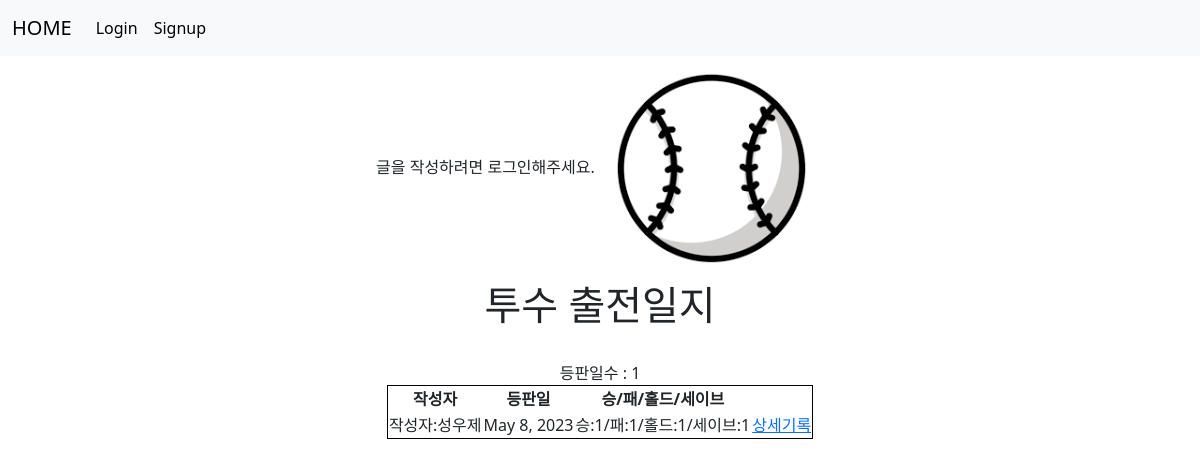
Before: / with the older database file.
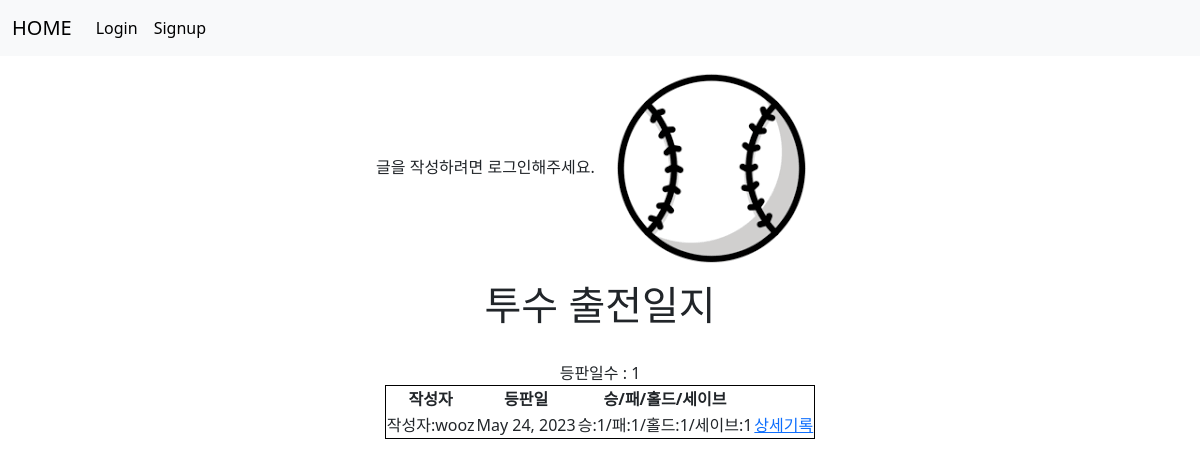
After: the same page with the newer database file.
### blog/models.py (models this page shows, shortened)
class Blog(models.Model):
    date=models.DateField()
    writer=models.CharField(max_length=100)
    IP=models.DecimalField(max_digits=2,decimal_places=1)
    R=models.IntegerField()
    H=models.IntegerField()
    K=models.IntegerField()
    BB=models.IntegerField()
    W=models.IntegerField()
    L=models.IntegerField()
    HLD=models.IntegerField()
    SV=models.IntegerField()

### blog/views.py (the view)
# urls.py: 2. Add a URL to urlpatterns:  path('', views.home, name='home')
def home(request):
    blogs=Blog.objects.all()
    return render(request,"home.html",{"blogs":blogs})

### blog/templates/home.html (shortened to what this page needs)
{% extends 'base.html' %}
{% block content %}
    {% load static %}
    {% if not user.is_authenticated %}
    글을 작성하려면 로그인해주세요.
    {% endif %}
    <img src="{% static '야구공.png' alt='' width='50' height='30' %}"><h1>투수 출전일지</h1><br>
    등판일수 : {{blogs.count}}
    <table style="border:1px solid black; margin-left:auto; margin-right:auto;">
        <th>작성자</th>
        <th>등판일</th>
        <th>승/패/홀드/세이브</th>
        {% for blog in blogs %}
        <tr>
            <td>
                작성자:{{blog.writer}}
            </td>
            <td>
            {{blog.date}}
            </td>
            <td>
            승:{{blog.W}}/패:{{blog.L}}/홀드:{{blog.HLD}}/세이브:{{blog.SV}}
            </td>
            <td>
                <a href="{%url 'detail' blog.id%}">상세기록</a>
            </td>
        </tr>
        {% endfor %}
    </table>
    <br>
{% endblock %}

### myblog/templates/base.html (shortened to what this page needs)
<!DOCTYPE html>
<html lang="en">
<head>
    <link href="https://cdn.jsdelivr.net/npm/bootstrap@5.3.0-alpha3/dist/css/bootstrap.min.css" rel="stylesheet">
</head>
<body>
    <nav class="navbar navbar-expand-lg bg-body-tertiary">
        <div class="container-fluid">
          <a class="navbar-brand" href="{%url 'home' %}">HOME</a>
          <div class="collapse navbar-collapse" id="navbarSupportedContent">
            <ul class="navbar-nav me-auto mb-2 mb-lg-0">
              {% if not user.is_authenticated %}
              <li class="nav-item">
                <a class="nav-link active" aria-current="page" href="{%url 'login' %}">Login</a>
              </li>
              <li class="nav-item">
                <a class="nav-link active" aria-current="page" href="{%url 'signup' %}">Signup</a>
              </li>
              {% endif %}
            </ul>
          </div>
        </div>
    </nav>
    <div class="container">
        {% block content %}
        {% endblock %}
    </div>
</body>
</html>

### myblog/templates/base.html (style rules this page uses)
* { text-align: center; }

Changed rows visible on the page:
removed Blog: writer "성우제", date "May 8, 2023", W "1", L "1", HLD "1", SV "1"
added Blog: writer "wooz", date "May 24, 2023", W "1", L "1", HLD "1", SV "1"
